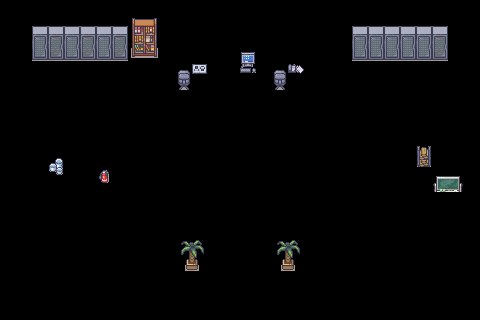

This game map was drawn from its Tiled (.tmx) file and the tilesets committed beside it. A one-line description and the trimmed map source follow:
An orthogonal 30x20 tile map with 16x16 px tiles, 1 tile layer (sopra_tavolo), 5 hidden layers not drawn, 8 tilesets and 35 objects.

<map version="1.10" tiledversion="1.10.2" orientation="orthogonal" renderorder="right-down" width="30" height="20" tilewidth="16" tileheight="16" infinite="0" nextlayerid="12" nextobjectid="40">
 <tileset firstgid="1" name="Room_Builder_16x16" tilewidth="16" tileheight="16" tilecount="8284" columns="76">
  <image source="../Room_Builder_16x16.png" width="1216" height="1744" />
 </tileset>
 <tileset firstgid="8285" name="Interiors_16x16" tilewidth="16" tileheight="16" tilecount="17024" columns="16">
  <image source="../Interiors_16x16.png" width="256" height="17024" />
 </tileset>
 <tileset firstgid="25309" name="Room_Builder_16x16" tilewidth="16" tileheight="16" tilecount="8284" columns="76">
  <image source="../Room_Builder_16x16.png" width="1216" height="1744" />
 </tileset>
 <tileset firstgid="33593" source="../arrow_up.tsx" />
 <tileset firstgid="51134" source="../tilesets/18_Jail_16x16.tsx" />
 <tileset firstgid="51854" source="../tilesets/5_Classroom_and_library_16x16.tsx" />
 <tileset firstgid="52398" source="../tilesets/11_Halloween_16x16.tsx" />
 <tileset firstgid="53374" source="../tilesets/2_LivingRoom_16x16.tsx" />
 <group id="8" name="Terra" visible="0">
  <layer id="2" name="pavimento" width="30" height="20">
   <data>[600 cells, 394 non-empty, 4 distinct tile ids]</data>
  </layer>
  <layer id="1" name="muri" width="30" height="20">
   <data>[600 cells, 130 non-empty, 18 distinct tile ids]</data>
  </layer>
  <layer id="4" name="bordo" width="30" height="20">
   <data>[600 cells, 66 non-empty, 12 distinct tile ids]</data>
  </layer>
 </group>
 <layer id="5" name="oggetti" width="30" height="20" visible="0">
  <data>[600 cells, 83 non-empty, 54 distinct tile ids]</data>
 </layer>
 <layer id="3" name="arco" width="30" height="20" visible="0">
  <data>[600 cells, 6 non-empty, 6 distinct tile ids]</data>
 </layer>
 <layer id="6" name="sopra_tavolo" width="30" height="20">
  <data>[600 cells, 66 non-empty, 30 distinct tile ids]</data>
 </layer>
 <objectgroup id="10" name="Collisioni" visible="0">
  <object id="1" x="176.75" y="79.875" width="14.125" height="11.625" />
  <object id="3" x="273.063" y="80.3125" width="14.125" height="11.625" />
  <object id="4" x="160.574" y="60.0057" width="159.216" height="19.0795" />
  <object id="5" x="240.756" y="62.9148" width="14.125" height="19.2159" />
  <object id="6" x="132.392" y="46.0057" width="24.3068" height="11.625" />
  <object id="7" x="32.392" y="48.3693" width="95.2159" height="11.625" />
  <object id="8" x="352.574" y="47.8239" width="95.2159" height="11.625" />
  <object id="9" x="217.188" y="277.188" width="6.875" height="43.125" />
  <object id="11" x="256.063" y="276.688" width="6.875" height="43.125" />
  <object id="12" x="176.063" y="272.188" width="47.625" height="5.125" />
  <object id="13" x="256.688" y="272.188" width="47.625" height="5.125" />
  <object id="14" x="169.063" y="229.438" width="6.875" height="48.125" />
  <object id="15" x="303.813" y="229.688" width="6.875" height="48.125" />
  <object id="16" x="15.9375" y="224.688" width="159.625" height="5.125" />
  <object id="17" x="304.188" y="224.688" width="159.625" height="5.125" />
  <object id="18" x="464.063" y="5.9375" width="6.875" height="224.125" />
  <object id="19" x="9.0625" y="6.1875" width="6.875" height="224.125" />
  <object id="20" x="9.4375" y="0.4375" width="461.375" height="46.875" />
  <object id="21" x="358.688" y="112.188" width="105.875" height="46.875" />
  <object id="22" x="351.813" y="112.438" width="15.625" height="78.875" />
  <object id="23" x="111.938" y="112.563" width="15.625" height="78.875" />
  <object id="24" x="16.0625" y="112.813" width="105.875" height="46.875" />
  <object id="25" x="64.7557" y="156.915" width="45.9432" height="11.625" />
  <object id="26" x="98.9375" y="170.188" width="9.94318" height="13.4432" />
  <object id="27" x="33.9375" y="160.369" width="12.3068" height="15.2614" />
  <object id="28" x="19.7557" y="161.824" width="11.7614" height="20.1705" />
  <object id="29" x="19.7557" y="193.733" width="11.7614" height="20.1705" />
  <object id="30" x="49.0284" y="159.551" width="14.8523" height="15.9887" />
  <object id="32" x="282.392" y="258.733" width="11.5796" height="11.6251" />
  <object id="33" x="218.211" y="320.096" width="43.9432" height="4.17055" />
  <object id="34" x="386.46" y="157.937" width="24.0796" height="11.6251" />
  <object id="35" x="416.835" y="159.687" width="14.0796" height="10.1251" />
  <object id="36" x="450.335" y="159.687" width="11.3296" height="10.1251" />
  <object id="38" x="431.96" y="192.312" width="31.4546" height="7.6251" />
  <object id="39" x="185.71" y="258.687" width="11.5796" height="11.6251" />
 </objectgroup>
</map>
